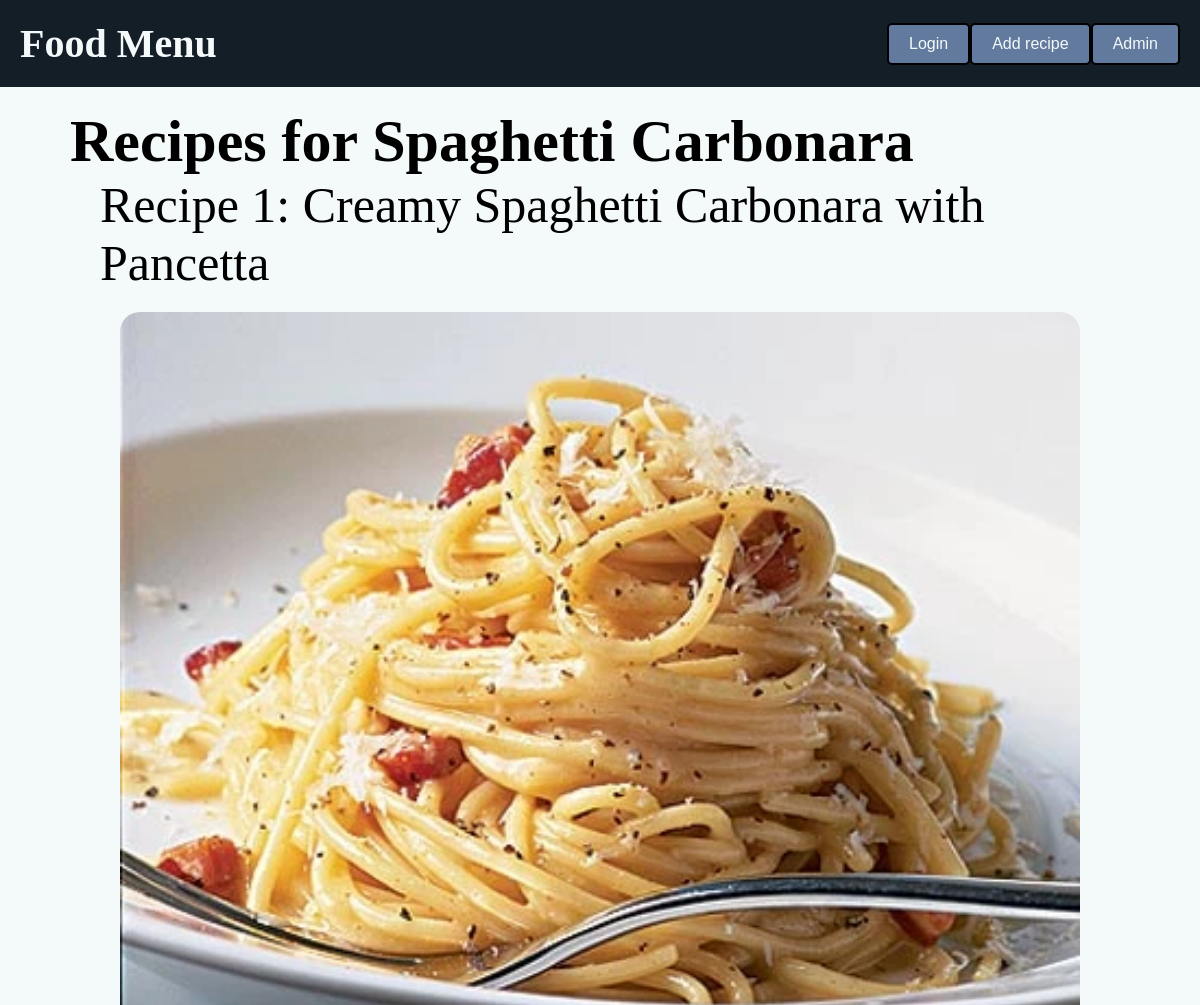
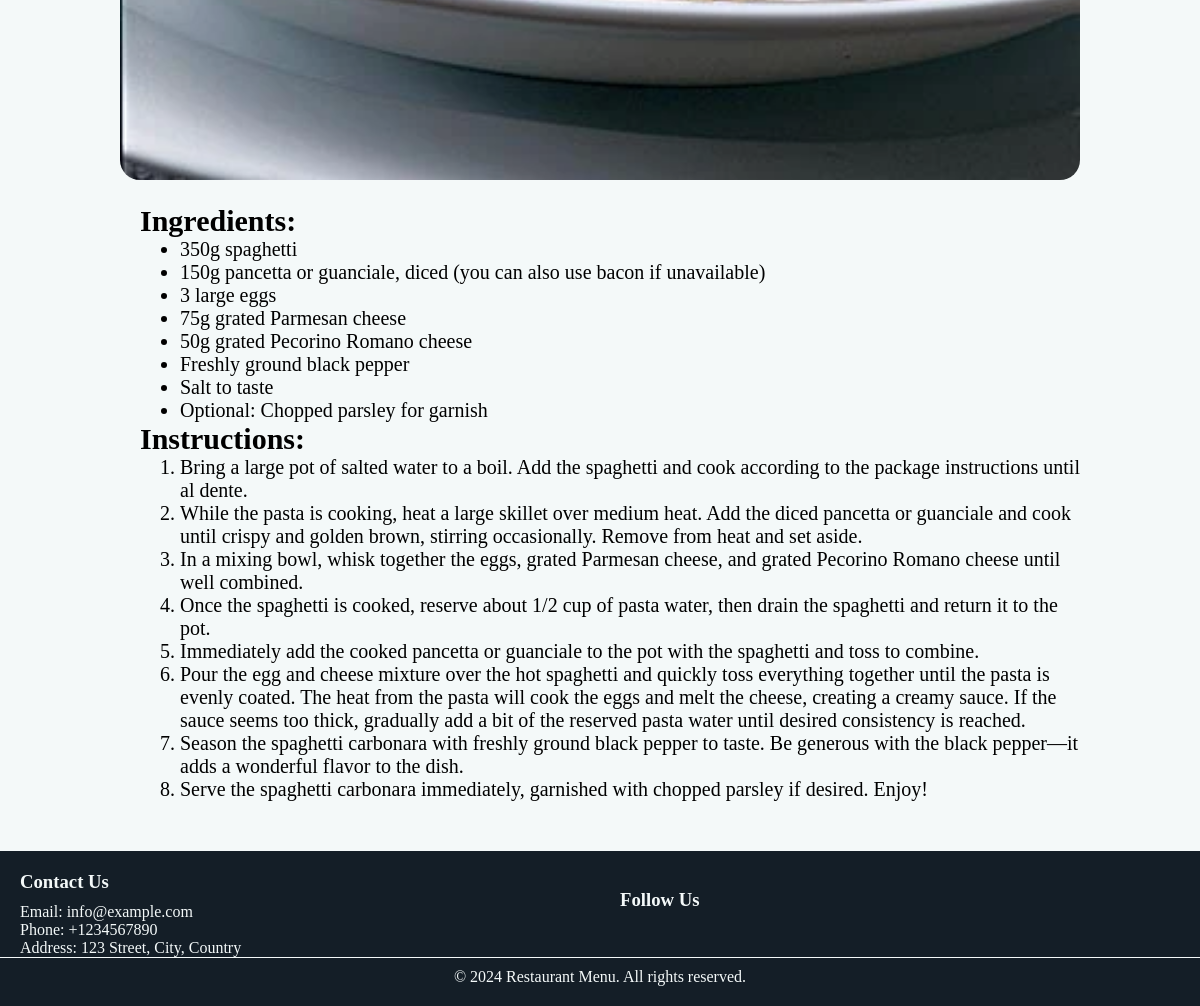
The app's page /recipe.php?item=1 with its own data (2 pictures, top to bottom).
### tables this page shows
CREATE TABLE `item` (
  `id` int(11) NOT NULL,
  `cat_id` int(11) NOT NULL,
  `name` varchar(255) NOT NULL,
  `image` varchar(255) NOT NULL
);

CREATE TABLE `recipe` (
  `id` int(11) NOT NULL,
  `item_id` int(11) DEFAULT NULL,
  `title` varchar(255) DEFAULT NULL,
  `image` varchar(255) NOT NULL,
  `description` text DEFAULT NULL
);

### recipe.php (the view, shortened to what this page needs)
<?php
$servername = "localhost";
$username = "root";
$password = "";
$database = "foodmenu";
$conn = mysqli_connect($servername, $username, $password, $database);
?>
<!DOCTYPE html>
<html lang="en">
<head>
    <link rel="stylesheet" href="style.css">
</head>
<body>
    <?php include 'header.php'; ?>
    <section class="container">
        <?php
        if (isset($_GET['item'])) {
            $item_id = $_GET['item'];
            $item_sql = "SELECT name FROM item WHERE id = $item_id";
            $item_result = mysqli_query($conn, $item_sql);
            $item_row = mysqli_fetch_assoc($item_result);
            $item_name = $item_row['name'];
            ?>
            <div class="item_name_for_recipe">Recipes for <?php echo $item_name;?></div>
            <?php
            $sql = "SELECT * FROM recipe WHERE item_id = $item_id";
            $result = mysqli_query($conn, $sql);
            if (mysqli_num_rows($result) > 0) {
                $counter = 1;
                while ($row = mysqli_fetch_assoc($result)) {
                    $recipe_title = $row["title"];
                    $recipe_image = $row["image"];
                    $recipe_description = $row["description"];
                    ?>
                    <div class="recipe_item">
                        <div class="recipe_title">Recipe <?php echo $counter; ?>: <?php echo $recipe_title; ?></div>
                        <div class="recipe_image"><img src="<?php echo $recipe_image; ?>" alt="<?php echo $recipe_title; ?>"></div>
                        <div class="recipe_description">
                            <?php echo $recipe_description; ?>
                        </div>
                    </div>
                    <?php
                    $counter++;
                }
            } else {
                echo "No recipe found for this item.";
            }
        }
        ?>
    </section>
    <?php include 'footer.php'; ?>
</body>
</html>

### style.css (style rules this page uses)
:root { --dark-blue: #141E27; --white-cyan: #F4F9F9; --blue-gray: #637A9F; --text: #2d2d2d; }
* { margin: 0; }
body { background-color: var(--white-cyan); font-family: Cambria, Cochin, Georgia, Times, 'Times New Roman', serif; }
.item_name_for_recipe { font-size: 60px; margin-left: -50px; font-weight: bold; }
.container { max-width: 960px; margin:20px auto; }
.recipe_item { margin-bottom: 50px; }
.recipe_title { font-size: 50px; margin-left: -20px; margin-bottom: 20px; }
.recipe_description { margin-left: 20px; font-size: 20px; }
.recipe_image img { width: 100%; border-radius: 20px; margin-bottom: 20px; }

### records on screen
item: name "Spaghetti Carbonara"
recipe: title "Creamy Spaghetti Carbonara with Pancetta", image (picture), description "Ingredients: 350g spaghetti 150g pancetta or guanciale, diced (you can also use bacon if unavailable) 3 large eggs 75g grated Parmesan cheese 50g grated Pecorino Romano cheese Freshly ground black pepper Salt to taste Optional: Chopped parsley for garnish Instructions: Bring a large pot of salted water to a boil. Add the spaghetti and cook according to the package instructions until al dente. While the pasta is cooking, heat a large skillet over medium heat. Add the diced pancetta or guanciale and cook until crispy and golden brown, stirring occasionally. Remove from heat and set aside. In a mixing bowl, whisk together the eggs, grated Parmesan cheese, and grated Pecorino Romano cheese…"
